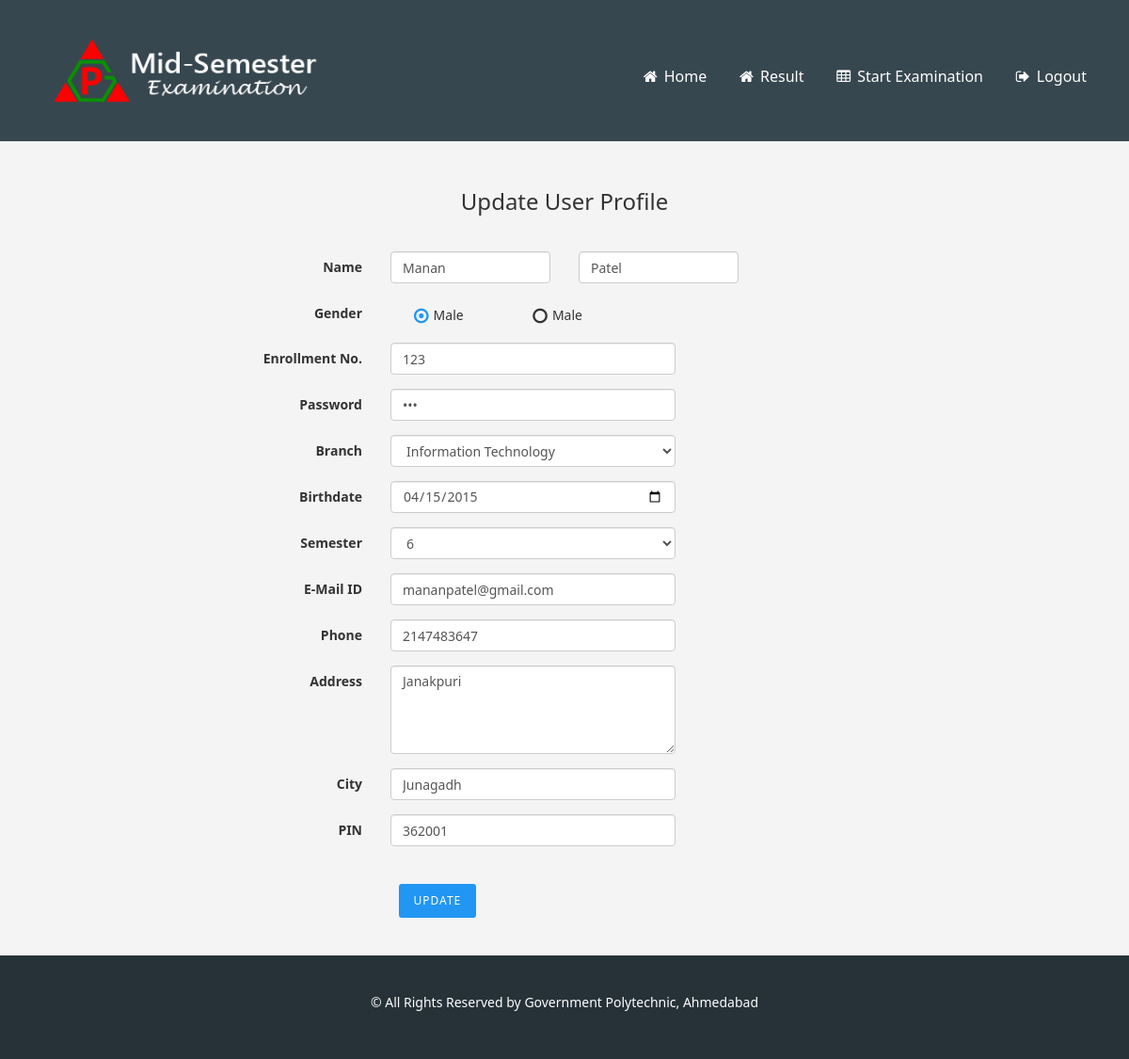
/edit.php (signed in), run on the app's committed database.
### tables this page shows
CREATE TABLE IF NOT EXISTS `reg_gpa` (
  `id` int(11) NOT NULL AUTO_INCREMENT,
  `fname` varchar(20) NOT NULL,
  `lname` varchar(20) NOT NULL,
  `gender` varchar(6) NOT NULL,
  `enroll` int(12) NOT NULL,
  `sem` int(2) NOT NULL,
  `branch` varchar(40) NOT NULL,
  `dob` date NOT NULL,
  `email` varchar(30) NOT NULL,
  `phone` int(10) NOT NULL,
  `address` varchar(120) NOT NULL,
  `city` varchar(20) NOT NULL,
  `pin` int(6) NOT NULL,
  `cdate` datetime NOT NULL,
  `mdate` datetime DEFAULT NULL,
  PRIMARY KEY (`id`)
);

### dbsettings.php (called while the page is built, shortened)
<?php
$dbname="oes_gpa";
?>

### oesdb.php (called while the page is built, shortened)
<?php
include_once 'dbsettings.php';
$conn=false;
function executeQuery($query)
{
    global $conn,$dbserver,$dbname,$dbpassword,$dbusername;
    if (!($conn = @mysql_connect ($dbserver,$dbusername,$dbpassword)))
         $message="Cannot connect to server";
    $result=mysql_query($query,$conn);
    if(!$result)
        $message="Error while executing query.<br/>Mysql Error: ".mysql_error();
    else
        return $result;
}
?>

### edit.php (the view, shortened to what this page needs)
<?php
include_once 'oesdb.php';
$id=$_SESSION['user_id'];
$q_fetch_register = "select * from reg_gpa where id=$id";
$q_fetch_login = "select * from login_gpa where r_id=$id";
$res_fetch_register = executeQuery($q_fetch_register);
$res_fetch_login = executeQuery($q_fetch_login);
$row_fetch_register = mysql_fetch_assoc($res_fetch_register);
$row_fetch_login = mysql_fetch_assoc($res_fetch_login);
?>
<html>
<?php include ('include/head.php'); ?>
<body>
  <?php include ('include/header.php'); ?>
  <div class="container edit-container">
    <div class="row">
        <div class="col-md-8 col-md-offset-2">
            <h3 class="text-center">Update User Profile</h3>
            <form id="edit_form" class="form-horizontal" role="form" action="" method="POST">
                <div class="form-group">
                    <label for="name" class="control-label col-md-3">Name </label>
                    <div class="col-md-3">
                        <input type="text" name="fname" value="<?php echo $row_fetch_register['fname']; ?>" class="form-control" id="name" placeholder="First Name" required autofocus/>
                    </div>
                    <div class="col-md-3">
                        <input type="text" name="lname" value="<?php echo $row_fetch_register['lname']; ?>" class="form-control" id="" placeholder="Last Name" required/>
                    </div>
                </div>
                <div class="form-group">
                    <label class="control-label col-md-3">Gender </label>
                    <div class="radio radio-inline">
                        <label>
                            <span class="label-text">Male</span>
                        </label>
                    </div>
                    <div class="radio radio-inline">
                        <label>
                            <span class="label-text">Male</span>
                        </label>
                    </div>
                </div>
                <div class="form-group">
                    <label for="enrollmentNumber" class="control-label col-md-3">Enrollment No. </label>
                    <div class="col-md-5">
                      <input type="number" name="enroll" value="<?php echo $row_fetch_register['enroll']; ?>" class="form-control" id="enrollmentNumber" placeholder="Enrollment No." required/>
                    </div>
                </div>
                <div class="form-group">
                    <label for="passwordText" class="control-label col-md-3">Password </label>
                    <div class="col-md-5">
                        <input type="password" name="pswd" value="<?php echo htmlspecialchars_decode($row_fetch_login['pswd'],ENT_QUOTES); ?>" class="form-control" id="passwordText" placeholder="Password [8-12]" required/>
                    </div>
                </div>
                <div class="form-group">
                    <label for="selectBranch" class="control-label col-md-3">Branch </label>
                    <div class="col-md-5">
                        <select name="branch" value="<?php echo $row_fetch_register['branch']; ?>" class="form-control" id="selectBranch" required>
                            <option value="it" <?php if($row_fetch_register['branch'] == 'it') { echo 'selected="selected"'; } ?>>Information Technology</option>
                        </select>
                    </div>
                </div>
                <div class="form-group">
                    <label for="birthdate" class="control-label col-md-3">Birthdate </label>
                    <div class="col-md-5">
                        <input type="date" name="dob" value="<?php echo $row_fetch_register['dob']; ?>" class="form-control" id="birthdate" required/>
                    </div>
                </div>
                <div class="form-group">
                    <label for="selectSemester" class="control-label col-md-3">Semester </label>
                    <div class="col-md-5">
                        <select name="sem" value="<?php echo $row_fetch_register['sem']; ?>" class="form-control" id="selectSemester" required>
                            <option <?php if($row_fetch_register['sem'] == 6) { echo 'selected="selected"'; } ?>>6</option>
                        </select>
                    </div>
                </div>
                <div class="form-group">
                    <label for="emailInput" class="control-label col-md-3">E-Mail ID </label>
                    <div class="col-md-5">
                        <input type="email" name="email" value="<?php echo $row_fetch_register['email']; ?>" class="form-control" id="emailInput" placeholder="Valid E-Mail Address" required/>
                    </div>
                </div>
                <div class="form-group">
                    <label for="contactNumber" class="control-label col-md-3">Phone </label>
                    <div class="col-md-5">
                        <input type="number" name="phone" value="<?php echo $row_fetch_register['phone']; ?>" class="form-control" id="contactNumber" placeholder="Contact Number" required/>
                    </div>
                </div>
                <div class="form-group">
                    <label for="addressInput" class="control-label col-md-3">Address </label>
                    <div class="col-md-5">
                        <textarea rows="4" cols="25" class="form-control" id="addressInput" name="address"><?php echo $row_fetch_register['address']; ?></textarea>
                    </div>
                </div>
                <div class="form-group">
                    <label for="cityInput" class="control-label col-md-3">City </label>
                    <div class="col-md-5">
                        <input type="text" name="city" value="<?php echo $row_fetch_register['city']; ?>" class="form-control" id="cityInput" placeholder="City">
                    </div>
                </div>
                <div class="form-group">
                    <label for="pinNumber" class="control-label col-md-3">PIN </label>
                    <div class="col-md-5">
                        <input type="number" name="pin" value="<?php echo $row_fetch_register['pin']; ?>" class="form-control" id="pinNumber" placeholder="6-digit PIN Number">
                    </div>
                </div>
                <div class="col-md-5 col-md-offset-3">
                    <button type="submit" class="btn btn-primary" name="update" >Update</button>
                </div>
            </form>
        </div>
    </div>
</div>
<?php include ('include/footer.php'); ?>
</body>
</html>

### css/main.css (style rules this page uses)
body { font-family: "Segoe UI",'Roboto', sans-serif; -webkit-font-smoothing: antialiased; font-size: 14px; font-weight: 500; line-height: 1.42857143; background-color: #f4f4f4; -webkit-tap-highlight-color: rgba(0, 0, 0, 0); -webkit-touch-callout: none; -webkit-text-size-adjust: 100%; -webkit-font-smoothing: antialiased; text-rendering: optimizeLegibility; }
.edit-container { padding: 30px 0; }
.edit-container .form-group .label-text { padding-right: 20px; }
.edit-container h3 { margin-bottom: 40px; }
input[type="radio"]+.label-text { -webkit-user-select:none; user-select:none; }
input[type="radio"]+.label-text:before { content: "\f10c"; vertical-align: -2px; display: inline-block; font-family: FontAwesome; font-weight: normal; font-size: 1.3em; margin-right: 5px; }
input[type="radio"]:checked+.label-text:before { content: "\f192"; color: #2196F3; vertical-align: -2px; display: inline-block; font-family: FontAwesome; font-weight: normal; font-size: 1.3em; margin-right: 5px; -webkit-animation-name: Check; -moz-animation-name: check; animation-name: check; -webkit-animation-duration: 0.18s; -moz-animation-duration: 0.18s; animation-duration: 0.18s; animation-timing-function: ease-in; }

### data on the page
reg_gpa: fname "Manan", lname "Patel", enroll "123", branch "Information Technology", dob "04/15/2015", sem "6", email "mananpatel@gmail.com", phone "2147483647", address "Janakpuri", city "Junagadh", pin "362001"
